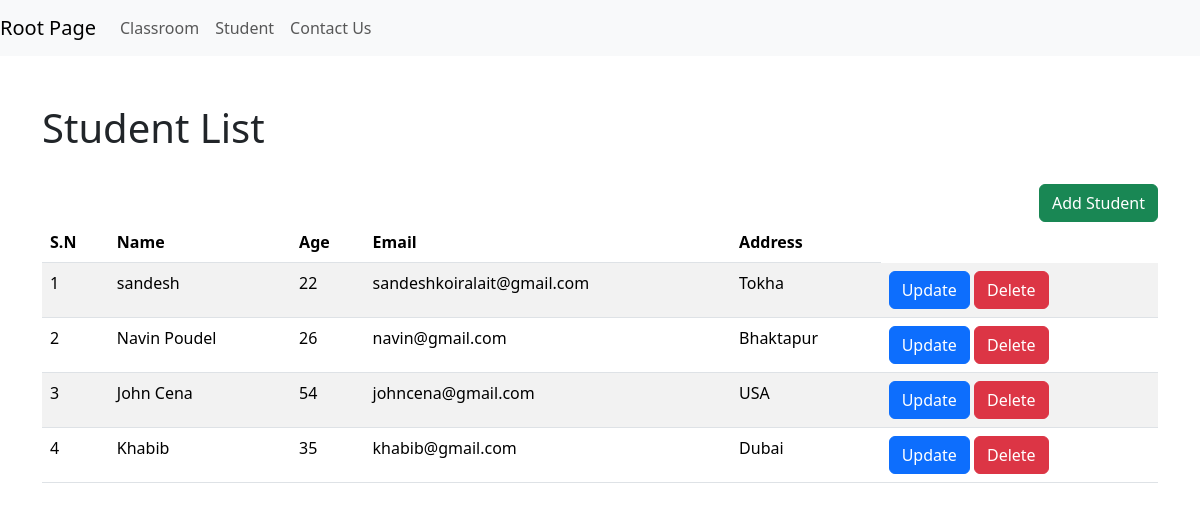
The app's page /crud/student/, older data.
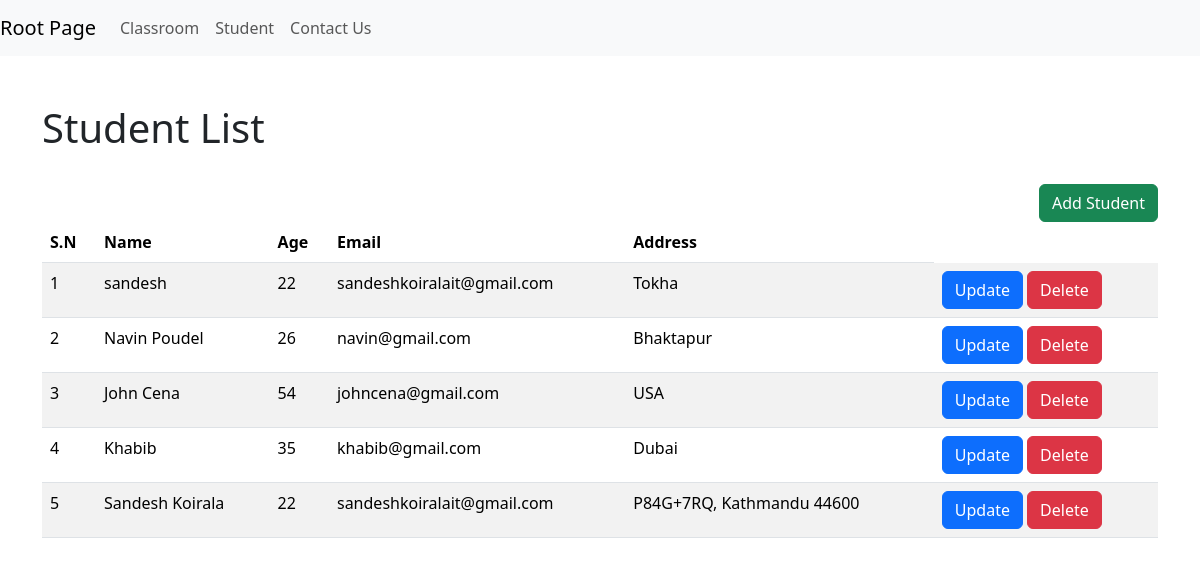
The same page, newer data.
### crud/models.py (models this page shows)
class Student(models.Model):
    name = models.CharField(max_length=50)
    age = models.IntegerField()
    email = models.EmailField()
    address = models.CharField(max_length=50)

### crud/views.py (the view)
# urls.py: path("student/", student_view, name="crud_student"),
def student_view(request):
    return render(request, template_name="crud/student_list.html", context={"students": Student.objects.all()})

### crud/templates/crud/student_list.html (shortened to what this page needs)
{% extends 'layouts/base.html' %}
{% block content %}
<div class="container">
    <h1>Student List</h1><br>
    <a href="{% url 'add_student' %}" class="btn btn-success" style="float: right;">Add Student</a>
    <table class="table table-striped">
        <thead>
            <tr>
                <th>S.N</th>
                <th>Name</th>
                <th>Age</th>
                <th>Email</th>
                <th>Address</th>
            </tr>
        </thead>
        <tbody>
            {% for student in students %}
                <tr>
                    <td>{{forloop.counter}}</td>
                    <td>{{student.name}}</td>
                    <td>{{student.age}}</td>
                    <td>{{student.email}}</td>
                    <td>{{student.address}}</td>
                    <td>
                        <a href="#" class="btn btn-primary">Update</a>
                        <a href="#" class="btn btn-danger">Delete</a>
                    </td>
                </tr>
            {% endfor %}
        </tbody>
    </table>
</div>
{% endblock %}

Row changes from the older to the newer data that the page shows:
added Student: name "Sandesh Koirala", age "22", email "sandeshkoiralait@gmail.com", address "P84G+7RQ, Kathmandu 44600"
